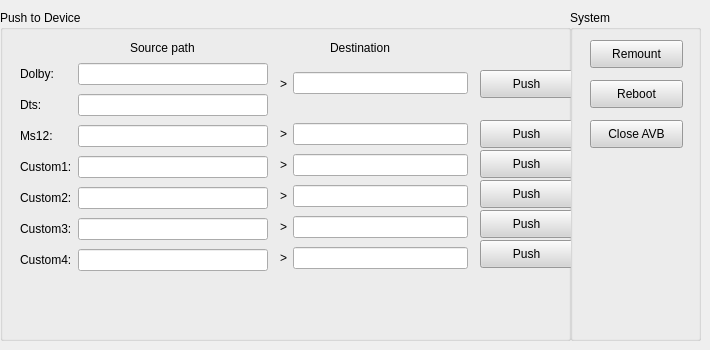
      <widget class="QWidget" name="Video_debugInfo_page_3">
       <widget class="QGroupBox" name="groupBox_10">
        <property name="geometry">
         <rect>
          <x>570</x>
          <y>10</y>
          <width>131</width>
          <height>331</height>
         </rect>
        </property>
        <property name="title">
         <string>System</string>
        </property>
        <widget class="QPushButton" name="Sys_Push_remount_btn">
         <property name="geometry">
          <rect>
           <x>20</x>
           <y>30</y>
           <width>93</width>
           <height>28</height>
          </rect>
         </property>
         <property name="styleSheet">
          <string notr="true">background-color:#D5D5D5</string>
         </property>
         <property name="text">
          <string>Remount</string>
         </property>
        </widget>
        <widget class="QPushButton" name="Sys_Push_reboot_btn">
         <property name="geometry">
          <rect>
           <x>20</x>
           <y>70</y>
           <width>93</width>
           <height>28</height>
          </rect>
         </property>
         <property name="styleSheet">
          <string notr="true">background-color:#D5D5D5</string>
         </property>
         <property name="text">
          <string>Reboot</string>
         </property>
        </widget>
        <widget class="QPushButton" name="Sys_Push_closeAVB_btn">
         <property name="geometry">
          <rect>
           <x>20</x>
           <y>110</y>
           <width>93</width>
           <height>28</height>
          </rect>
         </property>
         <property name="styleSheet">
          <string notr="true">background-color:#D5D5D5</string>
         </property>
         <property name="text">
          <string>Close AVB</string>
         </property>
        </widget>
       </widget>
       <widget class="QGroupBox" name="groupBox">
        <property name="geometry">
         <rect>
          <x>0</x>
          <y>10</y>
          <width>571</width>
          <height>331</height>
         </rect>
        </property>
        <property name="title">
         <string>Push to Device</string>
        </property>
        <widget class="QWidget" name="layoutWidget_2">
         <property name="geometry">
          <rect>
           <x>280</x>
           <y>60</y>
           <width>188</width>
           <height>27</height>
          </rect>
         </property>
         <layout class="QHBoxLayout" name="horizontalLayout_3">
          <item>
           <widget class="QLabel" name="label_18">
            <property name="text">
             <string>&gt;</string>
            </property>
           </widget>
          </item>
          <item>
           <widget class="QLineEdit" name="System_PushDolbyDtsDst_lineEdit"/>
          </item>
         </layout>
        </widget>
        <widget class="QLabel" name="label_6">
         <property name="geometry">
          <rect>
           <x>330</x>
           <y>30</y>
           <width>101</width>
           <height>16</height>
          </rect>
         </property>
         <property name="text">
          <string>Destination</string>
         </property>
        </widget>
        <widget class="QLabel" name="label_2">
         <property name="geometry">
          <rect>
           <x>130</x>
           <y>30</y>
           <width>101</width>
           <height>16</height>
          </rect>
         </property>
         <property name="text">
          <string>Source path</string>
         </property>
        </widget>
        <widget class="QWidget" name="layoutWidget_3">
         <property name="geometry">
          <rect>
           <x>20</x>
           <y>50</y>
           <width>248</width>
           <height>219</height>
          </rect>
         </property>
         <layout class="QGridLayout" name="gridLayout">
          <item row="0" column="0">
           <widget class="QLabel" name="label">
            <property name="text">
             <string>Dolby:</string>
            </property>
           </widget>
          </item>
          <item row="0" column="1">
           <widget class="QLineEdit" name="System_PushDolbySrc_lineEdit"/>
          </item>
          <item row="1" column="0">
           <widget class="QLabel" name="label_7">
            <property name="text">
             <string>Dts:</string>
            </property>
           </widget>
          </item>
          <item row="1" column="1">
           <widget class="QLineEdit" name="System_PushDtsSrc_lineEdit"/>
          </item>
          <item row="2" column="0">
           <widget class="QLabel" name="label_8">
            <property name="text">
             <string>Ms12:</string>
            </property>
           </widget>
          </item>
          <item row="2" column="1">
           <widget class="QLineEdit" name="System_PushMs12Src_lineEdit"/>
          </item>
          <item row="3" column="0">
           <widget class="QLabel" name="label_9">
            <property name="text">
             <string>Custom1:</string>
            </property>
           </widget>
          </item>
          <item row="3" column="1">
           <widget class="QLineEdit" name="System_PushCustom1Src_lineEdit"/>
          </item>
          <item row="4" column="0">
           <widget class="QLabel" name="label_10">
            <property name="text">
             <string>Custom2:</string>
            </property>
           </widget>
          </item>
          <item row="4" column="1">
           <widget class="QLineEdit" name="System_PushCustom2Src_lineEdit"/>
          </item>
          <item row="5" column="0">
           <widget class="QLabel" name="label_11">
            <property name="text">
             <string>Custom3:</string>
            </property>
           </widget>
          </item>
          <item row="5" column="1">
           <widget class="QLineEdit" name="System_PushCustom3Src_lineEdit"/>
          </item>
          <item row="6" column="0">
           <widget class="QLabel" name="label_12">
            <property name="text">
             <string>Custom4:</string>
            </property>
           </widget>
          </item>
          <item row="6" column="1">
           <widget class="QLineEdit" name="System_PushCustom4Src_lineEdit"/>
          </item>
         </layout>
        </widget>
        <widget class="QWidget" name="layoutWidget_4">
         <property name="geometry">
          <rect>
           <x>280</x>
           <y>110</y>
           <width>188</width>
           <height>155</height>
          </rect>
         </property>
         <layout class="QGridLayout" name="gridLayout_2">
          <item row="0" column="0">
           <widget class="QLabel" name="label_14">
            <property name="text">
             <string>&gt;</string>
            </property>
           </widget>
          </item>
          <item row="0" column="1">
           <widget class="QLineEdit" name="System_PushMs12Dst_lineEdit"/>
          </item>
          <item row="1" column="0">
           <widget class="QLabel" name="label_15">
            <property name="text">
             <string>&gt;</string>
            </property>
           </widget>
          </item>
          <item row="1" column="1">
           <widget class="QLineEdit" name="System_PushCustom1Dst_lineEdit"/>
          </item>
          <item row="2" column="0">
           <widget class="QLabel" name="label_16">
            <property name="text">
             <string>&gt;</string>
            </property>
           </widget>
          </item>
          <item row="2" column="1">
           <widget class="QLineEdit" name="System_PushCustom2Dst_lineEdit"/>
          </item>
          <item row="3" column="0">
           <widget class="QLabel" name="label_17">
            <property name="text">
             <string>&gt;</string>
            </property>
           </widget>
          </item>
          <item row="3" column="1">
           <widget class="QLineEdit" name="System_PushCustom3Dst_lineEdit"/>
          </item>
          <item row="4" column="0">
           <widget class="QLabel" name="label_30">
            <property name="text">
             <string>&gt;</string>
            </property>
           </widget>
          </item>
          <item row="4" column="1">
           <widget class="QLineEdit" name="System_PushCustom4Dst_lineEdit"/>
          </item>
         </layout>
        </widget>
        <widget class="QPushButton" name="System_PushDolbyDtsPush_Button">
         <property name="geometry">
          <rect>
           <x>480</x>
           <y>60</y>
           <width>93</width>
           <height>28</height>
          </rect>
         </property>
         <property name="styleSheet">
          <string notr="true">background-color:#D5D5D5</string>
         </property>
         <property name="text">
          <string>Push</string>
         </property>
        </widget>
        <widget class="QPushButton" name="System_PushMs12Push_Button">
         <property name="geometry">
          <rect>
           <x>480</x>
           <y>110</y>
           <width>93</width>
           <height>28</height>
          </rect>
         </property>
         <property name="styleSheet">
          <string notr="true">background-color:#D5D5D5</string>
         </property>
         <property name="text">
          <string>Push</string>
         </property>
        </widget>
        <widget class="QPushButton" name="System_PushCustom1Push_Button">
         <property name="geometry">
          <rect>
           <x>480</x>
           <y>140</y>
           <width>93</width>
           <height>28</height>
          </rect>
         </property>
         <property name="styleSheet">
          <string notr="true">background-color:#D5D5D5</string>
         </property>
         <property name="text">
          <string>Push</string>
         </property>
        </widget>
        <widget class="QPushButton" name="System_PushCustom2Push_Button">
         <property name="geometry">
          <rect>
           <x>480</x>
           <y>170</y>
           <width>93</width>
           <height>28</height>
          </rect>
         </property>
         <property name="styleSheet">
          <string notr="true">background-color:#D5D5D5</string>
         </property>
         <property name="text">
          <string>Push</string>
         </property>
        </widget>
        <widget class="QPushButton" name="System_PushCustom3Push_Button">
         <property name="geometry">
          <rect>
           <x>480</x>
           <y>200</y>
           <width>93</width>
           <height>28</height>
          </rect>
         </property>
         <property name="styleSheet">
          <string notr="true">background-color:#D5D5D5</string>
         </property>
         <property name="text">
          <string>Push</string>
         </property>
        </widget>
        <widget class="QPushButton" name="System_PushCustom4Push_Button">
         <property name="geometry">
          <rect>
           <x>480</x>
           <y>230</y>
           <width>93</width>
           <height>28</height>
          </rect>
         </property>
         <property name="styleSheet">
          <string notr="true">background-color:#D5D5D5</string>
         </property>
         <property name="text">
          <string>Push</string>
         </property>
        </widget>
       </widget>
      </widget>
